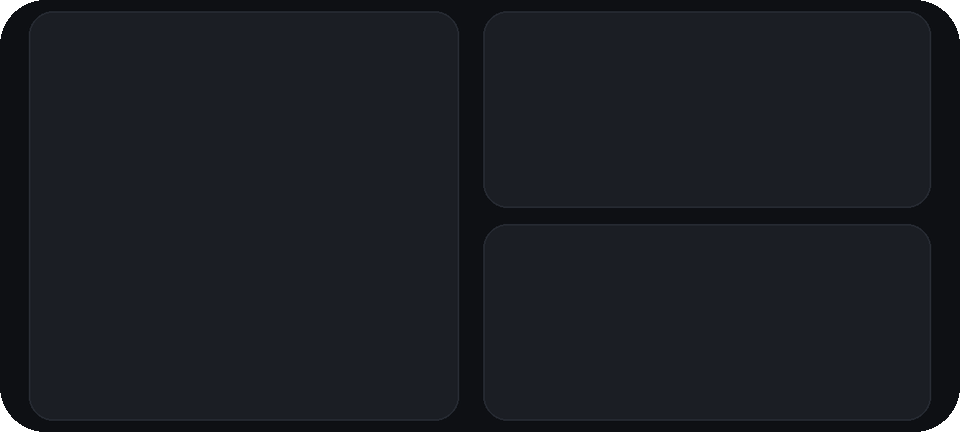
#> input picture design/widget_bento_bg_round.png, 960 x 432 px
$ python widget-preview-bento.py
#> lines starting #> are read from the running program, lines starting #| are printed output that depends on the picture
#!/usr/bin/env python3
"""Превью бенто-виджета 0.9.28 — симуляция RemoteViews поверх подложки.

Не APK и не скриншот: числа примерные, шрифт Manrope вместо системного
Roboto. Геометрия повторяет android-res/layout/fitflow_widget_bento.xml
в масштабе 3 px на 1 dp (виджет ~320x164 dp).
"""
from pathlib import Path
import math

from PIL import Image, ImageDraw, ImageFont

ROOT = Path(__file__).resolve().parents[1]
BG = ROOT / 'design' / 'widget_bento_bg_round.png'
SNEAKER = ROOT / 'android-res' / 'drawable' / 'widget_bento_sneaker.png'
FONT = ROOT / 'assets' / 'fonts' / 'manrope.ttf'
OUT = ROOT / 'design' / 'widget-bento-0928-preview.png'

K = 3  # px на dp

# Примерные данные (как в поле у владельца, не из prefs)
STEPS, STEPS_G = 5630, 8000
WATER, WATER_G = 1000, 2300
FOOD, FOOD_G = 1450, 2500

GRAY = (142, 149, 162, 255)   # #8E95A2
WHITE = (255, 255, 255, 255)
TEAL = (0, 210, 180, 255)     # #00D2B4
ORANGE = (255, 107, 74, 255)  # #FF6B4A
TRACK = (42, 46, 54, 255)     # #2A2E36
RING_BG = (157, 92, 255, 51)
RING_FG = (192, 132, 252, 255)


def font(px, bold=False):
    f = ImageFont.truetype(str(FONT), int(px))
    return f


def fmt(n):
    return f'{int(n):,}'.replace(',', ' ')


def text(d, xy, s, px, color, bold=False, anchor='la'):
    d.text(xy, s, font=font(px), fill=color, anchor=anchor,
           stroke_width=(1 if bold else 0), stroke_fill=color)


def pill(d, x0, y0, x1, y1, pct, color):
    r = (y1 - y0) / 2
    d.rounded_rectangle((x0, y0, x1, y1), radius=r, fill=TRACK)
    w = max(2 * r, (x1 - x0) * min(1.0, pct))
    d.rounded_rectangle((x0, y0, x0 + w, y1), radius=r, fill=color)


def main():
    im = Image.open(BG).convert('RGBA')
#> im is the input picture: PIL image 960x432 RGBA; mean R, G, B, A 25.1, 28, 33.7, 253.9
    W, H = 320 * K, 180 * K  # виджет 320x180 dp, подложка растянется fitXY
    im = im.resize((W, H), Image.Resampling.LANCZOS)
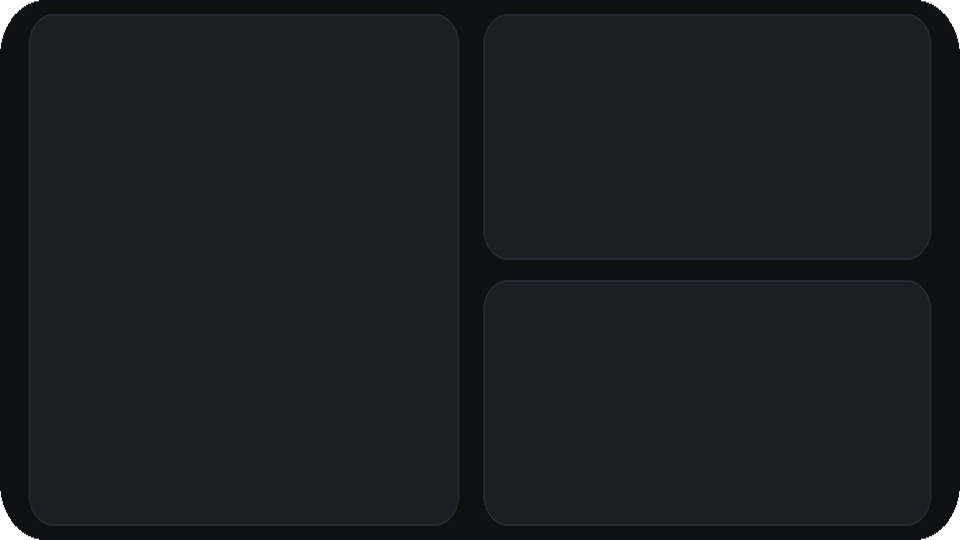
#> im: PIL image 960x540 RGBA; mean R, G, B, A 25.1, 28, 33.7, 253.9; transparent parts drawn white
    d = ImageDraw.Draw(im)

    pad = 10 * K
    inner_w = W - 2 * pad
    left_w = inner_w * 0.48 - 6 * K
    lx0, ly0 = pad, pad
    lx1, ly1 = pad + left_w, H - pad

    # Шаги: заголовок
    text(d, (lx0 + 10 * K, ly0 + 6 * K), 'Шаги', 12 * K, GRAY)

    # Кольцо 92dp + кроссовок 46dp в центре (marginBottom 14dp)
    ring = 92 * K
    cx = (lx0 + lx1) / 2
    cy = (ly0 + ly1) / 2 - 7 * K
    th = 7 * K
    box = (cx - ring / 2, cy - ring / 2, cx + ring / 2, cy + ring / 2)
    ring_layer = Image.new('RGBA', im.size, (0, 0, 0, 0))
#> ring_layer: PIL image 960x540 RGBA; every value is 0
    rd = ImageDraw.Draw(ring_layer)
    rd.arc(box, 0, 360, fill=RING_BG, width=th)
    pct = min(1.0, STEPS / STEPS_G)
    rd.arc(box, -90, -90 + 360 * pct, fill=RING_FG, width=th)
    im.alpha_composite(ring_layer)
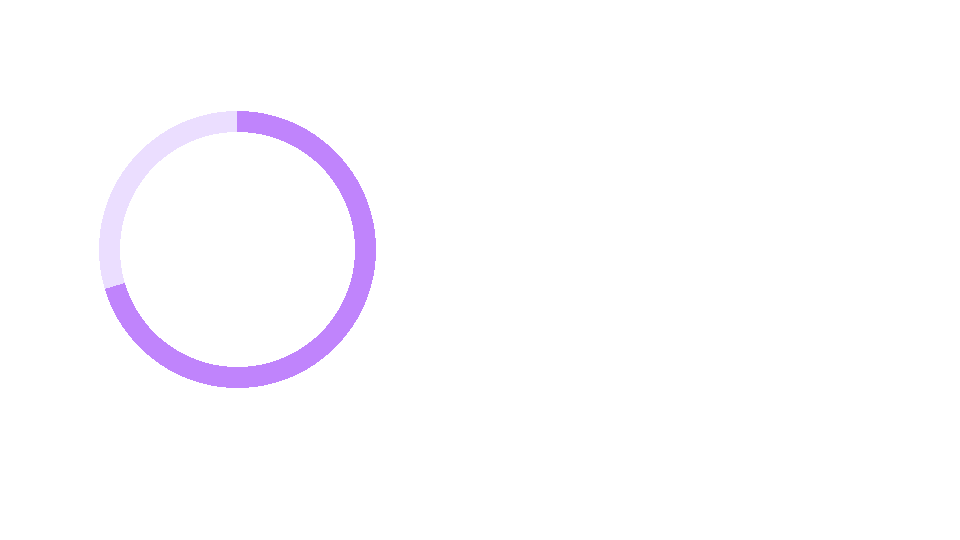
#> ring_layer: PIL image 960x540 RGBA; mean R, G, B, A 5.9, 3.9, 8.2, 6.3; transparent parts drawn white
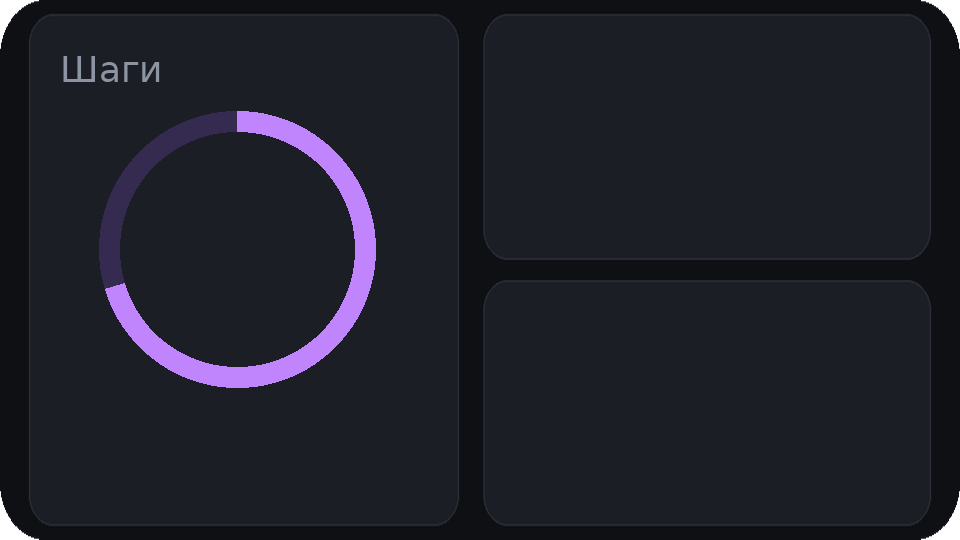
#> im: PIL image 960x540 RGBA; mean R, G, B, A 29.3, 30.6, 39.2, 253.9; transparent parts drawn white
    d = ImageDraw.Draw(im)
#> (the run stopped early here; a loop or call above may not have finished)

$ run again, with design/widget-p5-bento.png copied over design/widget_bento_bg_round.png
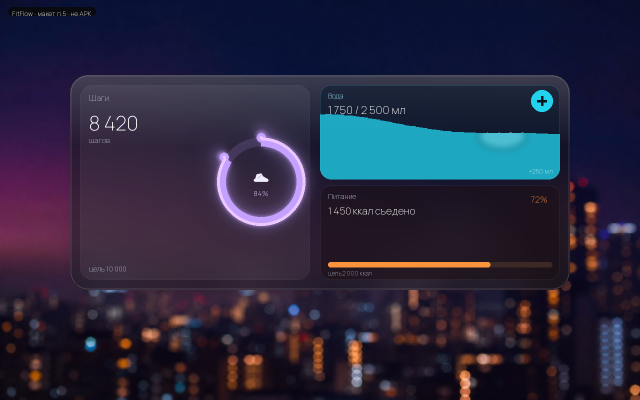
#> input picture design/widget-p5-bento.png, 1280 x 800 px (shown at 1/2 size)
#> in main, `im = im.resize((W, H), Image.Resampling.LANCZOS)`:
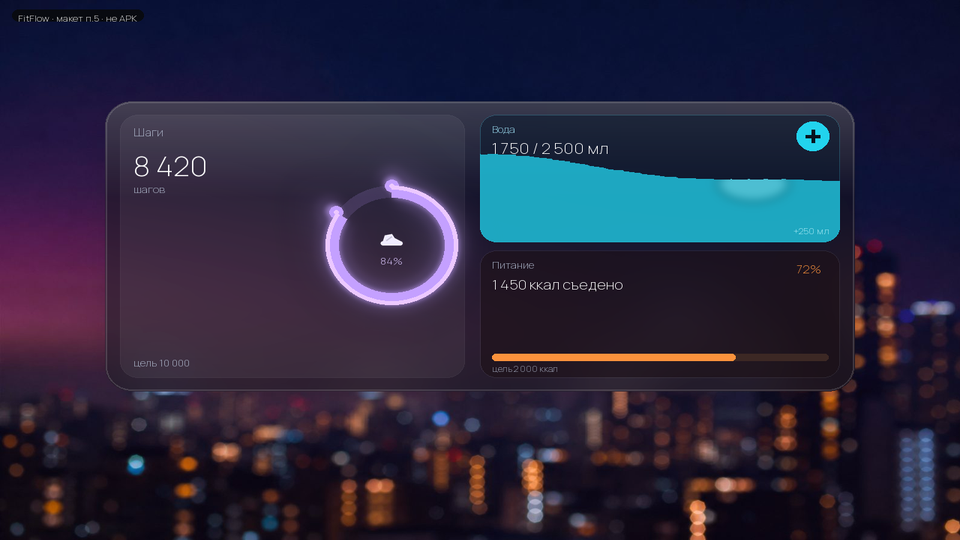
#> im: PIL image 960x540 RGBA; mean R, G, B, A 40.9, 38.7, 60.9, 255
#> in main, `im.alpha_composite(ring_layer)`:
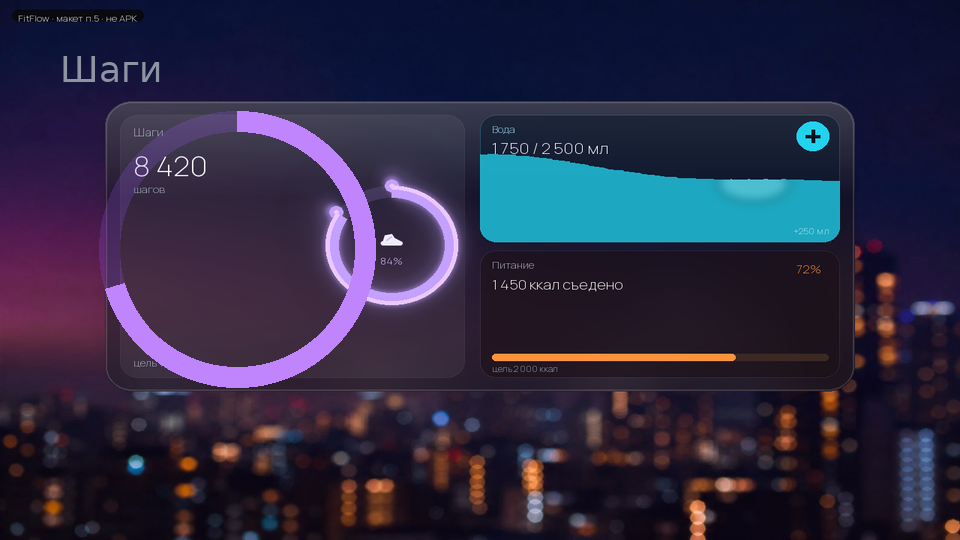
#> im: PIL image 960x540 RGBA; mean R, G, B, A 44.2, 40.8, 65.6, 255
